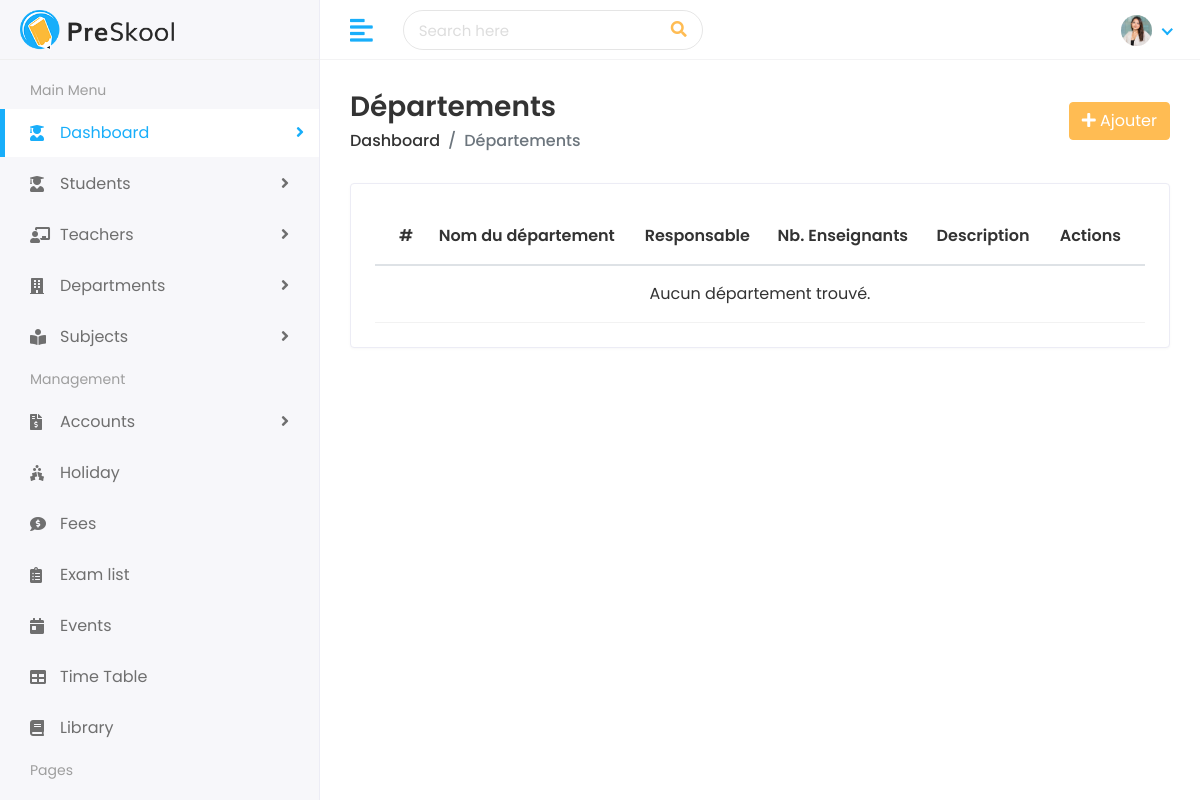
Page /departments/ on the earlier database version.
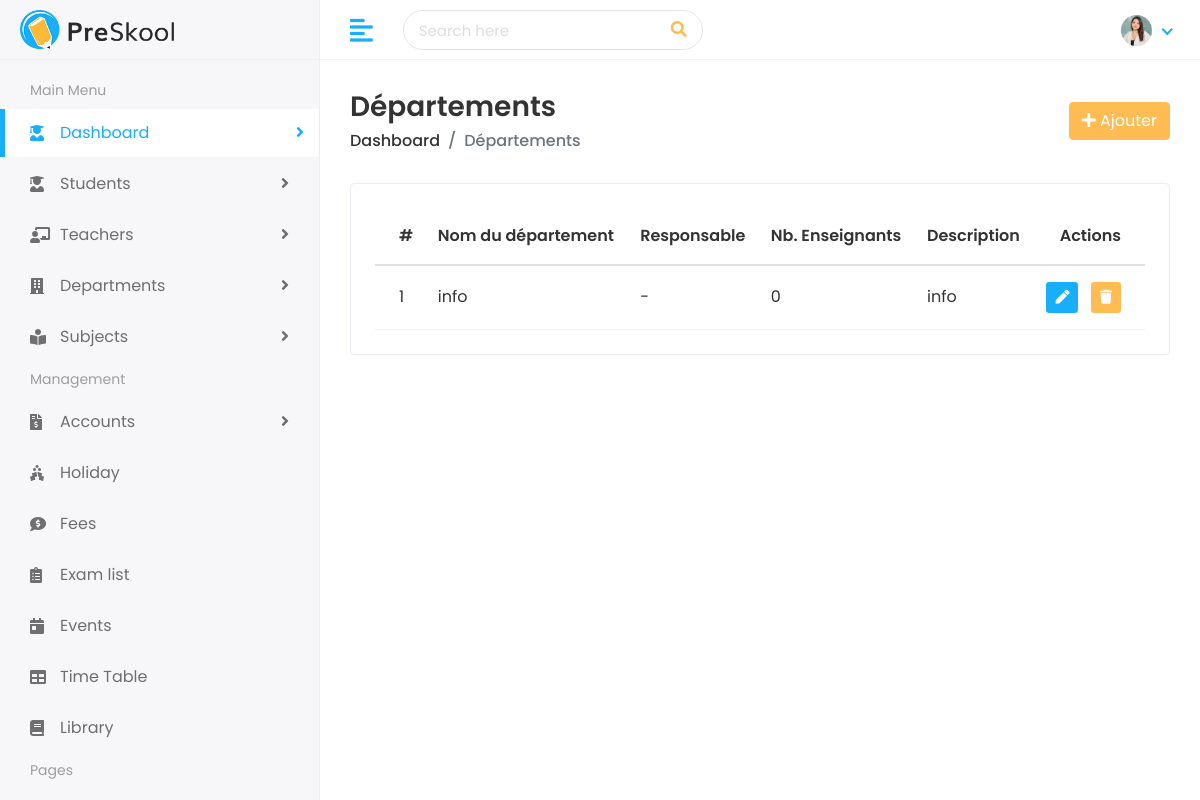
Same page on the later database version.
### faculty/models.py (models this page shows, shortened)
class Department(models.Model):
    name = models.CharField(max_length=100, unique=True, verbose_name="Nom du département")
    description = models.TextField(blank=True, null=True, verbose_name="Description")
    head_teacher = models.ForeignKey(
        Teacher,
        on_delete=models.SET_NULL,
        null=True,
        blank=True,
        related_name='headed_departments',
        verbose_name="Responsable (Enseignant)"
    )
    teachers = models.ManyToManyField(
        Teacher,
        blank=True,
        related_name='departments',
        verbose_name="Enseignants"
    )

### faculty/views.py (the view)
# urls.py: path('departments/', views.department_list, name='department_list'),
def department_list(request):
    departments = Department.objects.all()
    return render(request, 'departments/departments.html', {'departments': departments})

### templates/departments/departments.html (shortened to what this page needs)
{% extends 'Home/base.html' %}
{% load static %}
{% block body %}
<div class="page-wrapper">
  <div class="content container-fluid">
    <div class="page-header">
      <div class="row align-items-center">
        <div class="col">
          <h3 class="page-title">Départements</h3>
          <ul class="breadcrumb">
            <li class="breadcrumb-item"><a href="/dashboard/">Dashboard</a></li>
            <li class="breadcrumb-item active">Départements</li>
          </ul>
        </div>
        <div class="col-auto text-right float-right ml-auto">
          <a href="{% url 'add_department' %}" class="btn btn-primary">
            <i class="fas fa-plus"></i> Ajouter
          </a>
        </div>
      </div>
    </div>
    <div class="row">
      <div class="col-sm-12">
        <div class="card card-table">
          <div class="card-body">
            <div class="table-responsive">
              <table class="table table-hover table-center mb-0 datatable">
                <thead>
                  <tr>
                    <th>#</th>
                    <th>Nom du département</th>
                    <th>Responsable</th>
                    <th>Nb. Enseignants</th>
                    <th>Description</th>
                    <th class="text-right">Actions</th>
                  </tr>
                </thead>
                <tbody>
                  {% for dept in departments %}
                  <tr>
                    <td>{{ forloop.counter }}</td>
                    <td>{{ dept.name }}</td>
                    <td>{{ dept.head_teacher|default:"-" }}</td>
                    <td>{{ dept.teachers.count }}</td>
                    <td>{{ dept.description|default:"-" }}</td>
                    <td class="text-right">
                      <div class="actions">
                        <a href="{% url 'edit_department' dept.pk %}" class="btn btn-sm bg-success-light mr-2">
                          <i class="fas fa-pen"></i>
                        </a>
                        <form action="{% url 'delete_department' dept.pk %}" method="POST" style="display:inline;">
                          <button type="submit" class="btn btn-sm bg-danger-light"
                            onclick="return confirm('Supprimer ce département ?');">
                            <i class="fas fa-trash"></i>
                          </button>
                        </form>
                      </div>
                    </td>
                  </tr>
                  {% empty %}
                  <tr><td colspan="6" class="text-center">Aucun département trouvé.</td></tr>
                  {% endfor %}
                </tbody>
              </table>
            </div>
          </div>
        </div>
      </div>
    </div>
  </div>
</div>
{% endblock %}

Differences in the rows shown:
added Department: name "info", head_teacher "-", teachers.count "0", description "info"
Other differences:
text no longer shown: "Aucun département trouvé."
